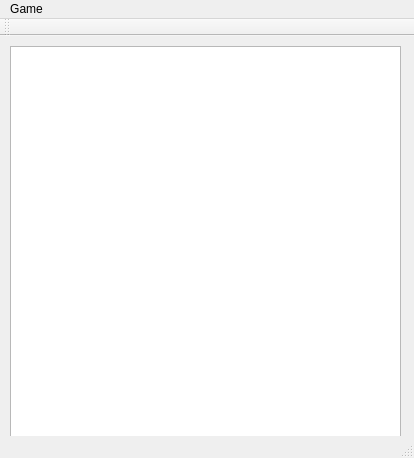
<?xml version="1.0" encoding="UTF-8"?>
<ui version="4.0">
 <class>MainWindow</class>
 <widget class="QMainWindow" name="MainWindow">
  <property name="geometry">
   <rect>
    <x>0</x>
    <y>0</y>
    <width>414</width>
    <height>458</height>
   </rect>
  </property>
  <property name="windowTitle">
   <string>MainWindow</string>
  </property>
  <widget class="QWidget" name="centralWidget">
   <widget class="QGraphicsView" name="graphicsView">
    <property name="geometry">
     <rect>
      <x>10</x>
      <y>10</y>
      <width>391</width>
      <height>391</height>
     </rect>
    </property>
    <property name="minimumSize">
     <size>
      <width>391</width>
      <height>391</height>
     </size>
    </property>
   </widget>
  </widget>
  <widget class="QMenuBar" name="menuBar">
   <property name="geometry">
    <rect>
     <x>0</x>
     <y>0</y>
     <width>414</width>
     <height>21</height>
    </rect>
   </property>
   <widget class="QMenu" name="menuNew_Game">
    <property name="title">
     <string>Game</string>
    </property>
    <widget class="QMenu" name="menuNew">
     <property name="title">
      <string>New</string>
     </property>
     <addaction name="actionCheckers_2"/>
    </widget>
    <addaction name="menuNew"/>
    <addaction name="separator"/>
    <addaction name="actionLoad"/>
    <addaction name="actionSave"/>
    <addaction name="separator"/>
    <addaction name="actionExit"/>
   </widget>
   <addaction name="menuNew_Game"/>
  </widget>
  <widget class="QToolBar" name="mainToolBar">
   <attribute name="toolBarArea">
    <enum>TopToolBarArea</enum>
   </attribute>
   <attribute name="toolBarBreak">
    <bool>false</bool>
   </attribute>
  </widget>
  <widget class="QStatusBar" name="statusBar"/>
  <action name="actionCheckers">
   <property name="text">
    <string>Checkers</string>
   </property>
  </action>
  <action name="actionLoad">
   <property name="text">
    <string>Load</string>
   </property>
  </action>
  <action name="actionSave">
   <property name="text">
    <string>Save</string>
   </property>
  </action>
  <action name="actionExit">
   <property name="text">
    <string>Exit</string>
   </property>
  </action>
  <action name="actionCheckers_2">
   <property name="text">
    <string>Checkers</string>
   </property>
  </action>
 </widget>
 <layoutdefault spacing="6" margin="11"/>
 <resources/>
 <connections/>
</ui>
